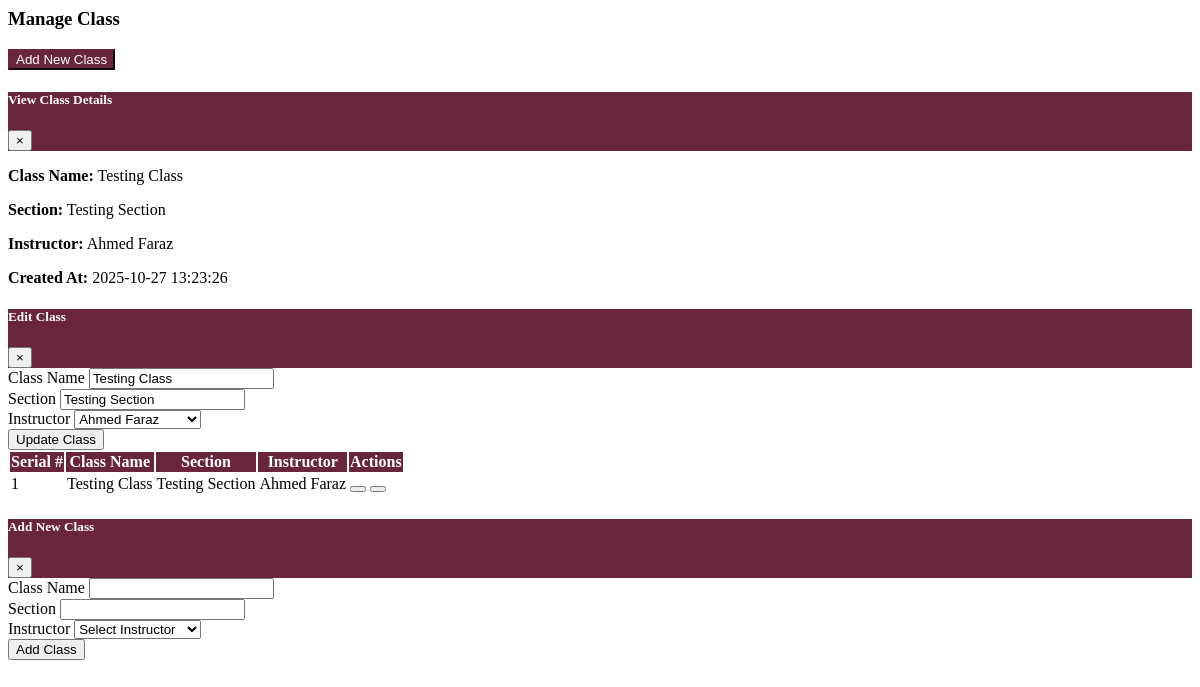
Page /Admin/pages/manage_class_content.php on the committed database.
### tables this page shows
CREATE TABLE `classes` (
  `id` int(11) NOT NULL,
  `class_name` varchar(100) NOT NULL,
  `section` varchar(50) DEFAULT NULL,
  `instructor_id` int(11) DEFAULT NULL,
  `created_at` timestamp NOT NULL DEFAULT current_timestamp()
);

CREATE TABLE `users` (
  `id` int(11) NOT NULL,
  `name` varchar(100) NOT NULL,
  `father_name` varchar(100) DEFAULT NULL,
  `mobile_no` varchar(20) DEFAULT NULL,
  `email` varchar(100) NOT NULL,
  `password` varchar(255) NOT NULL,
  `gender` enum('Male','Female','Other') DEFAULT NULL,
  `role` enum('Admin','Instructor','Student') NOT NULL,
  `class_id` int(11) DEFAULT NULL,
  `roll_number` varchar(50) DEFAULT NULL,
  `profile_picture` varchar(255) DEFAULT NULL,
  `created_at` timestamp NOT NULL DEFAULT current_timestamp()
);

### Admin/pages/manage_class_content.php (the view, shortened to what this page needs)
<?php
include('../config/db.php');
$result = mysqli_query($conn, "
    SELECT c.*, u.name AS instructor_name
    FROM classes c
    LEFT JOIN users u ON c.instructor_id = u.id
");
?>
<div class="container-fluid">
  <div class="card">
    <div class="card-header">
      <h3 class="card-title">Manage Class</h3>
      <div class="card-tools">
        <button class="custom-btn btn-sm" data-toggle="modal" data-target="#addClassModal">
          <i class="fas fa-plus"></i> Add New Class
        </button>
      </div>
    </div>
    <div class="card-body table-responsive">
      <table class="table table-bordered table-striped">
        <thead>
          <tr>
            <th>Serial #</th>
            <th>Class Name</th>
            <th>Section</th>
            <th>Instructor</th>
            <th>Actions</th>
          </tr>
        </thead>
        <tbody>
          <?php
          $i = 1;
          while ($row = mysqli_fetch_assoc($result)) {
          ?>
            <tr>
              <td><?= $i++; ?></td>
              <td><?= $row['class_name']; ?></td>
              <td><?= $row['section']; ?></td>
              <td><?= $row['instructor_name'] ?: 'Not Assigned'; ?></td>
              <td>
                <button class="btn btn-info btn-sm" data-toggle="modal" data-target="#viewClass<?= $row['id']; ?>">
                </button>
                <button class="btn btn-warning btn-sm" data-toggle="modal" data-target="#editClass<?= $row['id']; ?>">
                </button>
              </td>
            </tr>
            <div class="modal fade" id="viewClass<?= $row['id']; ?>" tabindex="-1" role="dialog">
              <div class="modal-dialog" role="document">
                <div class="modal-content">
                  <div class="modal-header">
                    <h5 class="modal-title">View Class Details</h5>
                    <button type="button" class="close text-white" data-dismiss="modal">&times;</button>
                  </div>
                  <div class="modal-body">
                    <p><strong>Class Name:</strong> <?= $row['class_name']; ?></p>
                    <p><strong>Section:</strong> <?= $row['section']; ?></p>
                    <p><strong>Instructor:</strong> <?= $row['instructor_name'] ?: 'Not Assigned'; ?></p>
                    <p><strong>Created At:</strong> <?= $row['created_at']; ?></p>
                  </div>
                </div>
              </div>
            </div>
            <div class="modal fade" id="editClass<?= $row['id']; ?>" tabindex="-1" role="dialog">
              <div class="modal-dialog" role="document">
                <form method="POST" action="">
                  <div class="modal-content">
                    <div class="modal-header">
                      <h5 class="modal-title">Edit Class</h5>
                      <button type="button" class="close text-white" data-dismiss="modal">&times;</button>
                    </div>
                    <div class="modal-body">
                      <div class="form-group">
                        <label>Class Name</label>
                        <input type="text" name="class_name" value="<?= $row['class_name']; ?>" class="form-control" required>
                      </div>
                      <div class="form-group">
                        <label>Section</label>
                        <input type="text" name="section" value="<?= $row['section']; ?>" class="form-control">
                      </div>
                      <div class="form-group">
                        <label>Instructor</label>
                        <select name="instructor_id" class="form-control" required>
                          <?php
                          $ins_result = mysqli_query($conn, "SELECT id, name FROM users WHERE role='Instructor'");
                          while ($ins = mysqli_fetch_assoc($ins_result)) {
                            $selected = $ins['id'] == $row['instructor_id'] ? 'selected' : '';
                            echo "<option value='{$ins['id']}' $selected>{$ins['name']}</option>";
                          }
                          ?>
                        </select>
                      </div>
                    </div>
                    <div class="modal-footer">
                      <button type="submit" name="edit_class" class="btn btn-success">Update Class</button>
                    </div>
                  </div>
                </form>
              </div>
            </div>
          <?php } ?>
        </tbody>
      </table>
    </div>
  </div>
</div>
<div class="modal fade" id="addClassModal" tabindex="-1" role="dialog">
  <div class="modal-dialog" role="document">
    <form method="POST" action="">
      <div class="modal-content">
        <div class="modal-header">
          <h5 class="modal-title">Add New Class</h5>
          <button type="button" class="close text-white" data-dismiss="modal">&times;</button>
        </div>
        <div class="modal-body">
          <div class="form-group">
            <label>Class Name</label>
            <input type="text" name="class_name" class="form-control" required>
          </div>
          <div class="form-group">
            <label>Section</label>
            <input type="text" name="section" class="form-control">
          </div>
          <div class="form-group">
            <label>Instructor</label>
            <select name="instructor_id" class="form-control" required>
              <option value="">Select Instructor</option>
            </select>
          </div>
        </div>
        <div class="modal-footer">
          <button type="submit" name="add_class" class="btn btn-success">Add Class</button>
        </div>
      </div>
    </form>
  </div>
</div>

### Admin/pages/manage_class_content.php (style rules this page uses)
table thead th { background-color: #69263a !important; color: #fff !important; text-align: center; }
.custom-btn { background-color: #69263a !important; border-color: #69263a !important; color: #fff !important; transition: all 0.3s ease; }
.modal-header { background-color: #69263a !important; color: #fff !important; }

### rows in the picture
classes: class_name "Testing Class", section "Testing Section", instructor.name "Ahmed Faraz", created_at "2025-10-27 13:23:26"

### other values in the picture
form field instructor_id "Ahmed Faraz"
